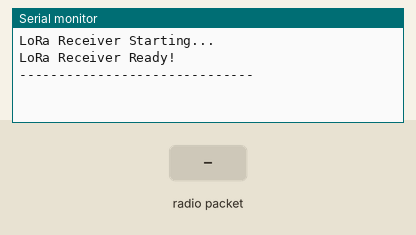
Recording of a sketch running on a simulated Arduino Uno, built with avr-gcc and run on an emulated ATmega328P. Parts: the last lines printed to the serial monitor. The inputs (shaded band) are chosen by the test bench. No radio packets arrive unless stated.

Above: at 1.2 s.
1.3 s: radio packet "1" arrives
At 1.9 s:
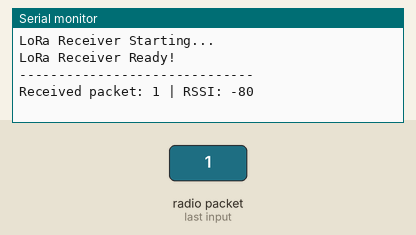
4.3 s: radio packet "0" arrives
At 5.3 s:
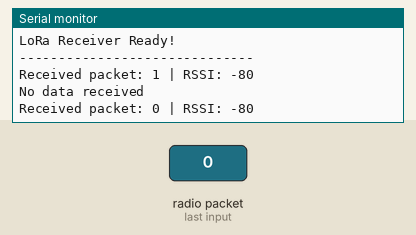
5.8 s: radio packet "2" arrives
At 6.5 s:
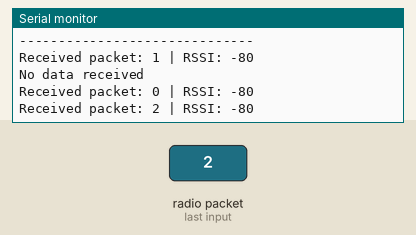

The sketch:

LoRa_Rec.ino
```cpp
#include <SPI.h>
#include <LoRa.h>

// Pin definitions for Arduino Uno
#define NSS   10   // LoRa chip select
#define RESET 9    // LoRa reset
#define DIO0  2    // LoRa DIO0

unsigned long lastCheck = 0;
bool gotPacket = false;

void setup() {
  Serial.begin(9600);
  while (!Serial);

  Serial.println("LoRa Receiver Starting...");

  LoRa.setPins(NSS, RESET, DIO0);

  // Use same frequency as transmitter
  if (!LoRa.begin(434E6)) {
    Serial.println("Starting LoRa failed!");
    while (1);
  }

  Serial.println("LoRa Receiver Ready!");
  Serial.println("------------------------------");
}

void loop() {

  // Check for incoming packets
  int packetSize = LoRa.parsePacket();
  if (packetSize) {
    gotPacket = true;

    Serial.print("Received packet: ");
    while (LoRa.available()) {
      Serial.print((char)LoRa.read());
    }

    Serial.print(" | RSSI: ");
    Serial.println(LoRa.packetRssi());
  }

  // Every 2 seconds, report if nothing was received
  if (millis() - lastCheck >= 2000) {
    if (!gotPacket) {
      Serial.println("No data received");
    }
    gotPacket = false;            // reset for next period
    lastCheck = millis();
  }
}
```

Measured:
- after the input at 1.3 s, the serial monitor: prints a new line at once (image 1)
- after the input at 4.3 s, the serial monitor: prints a new line at once (image 2)
- after the input at 5.8 s, the serial monitor: prints a new line at once (image 3)
